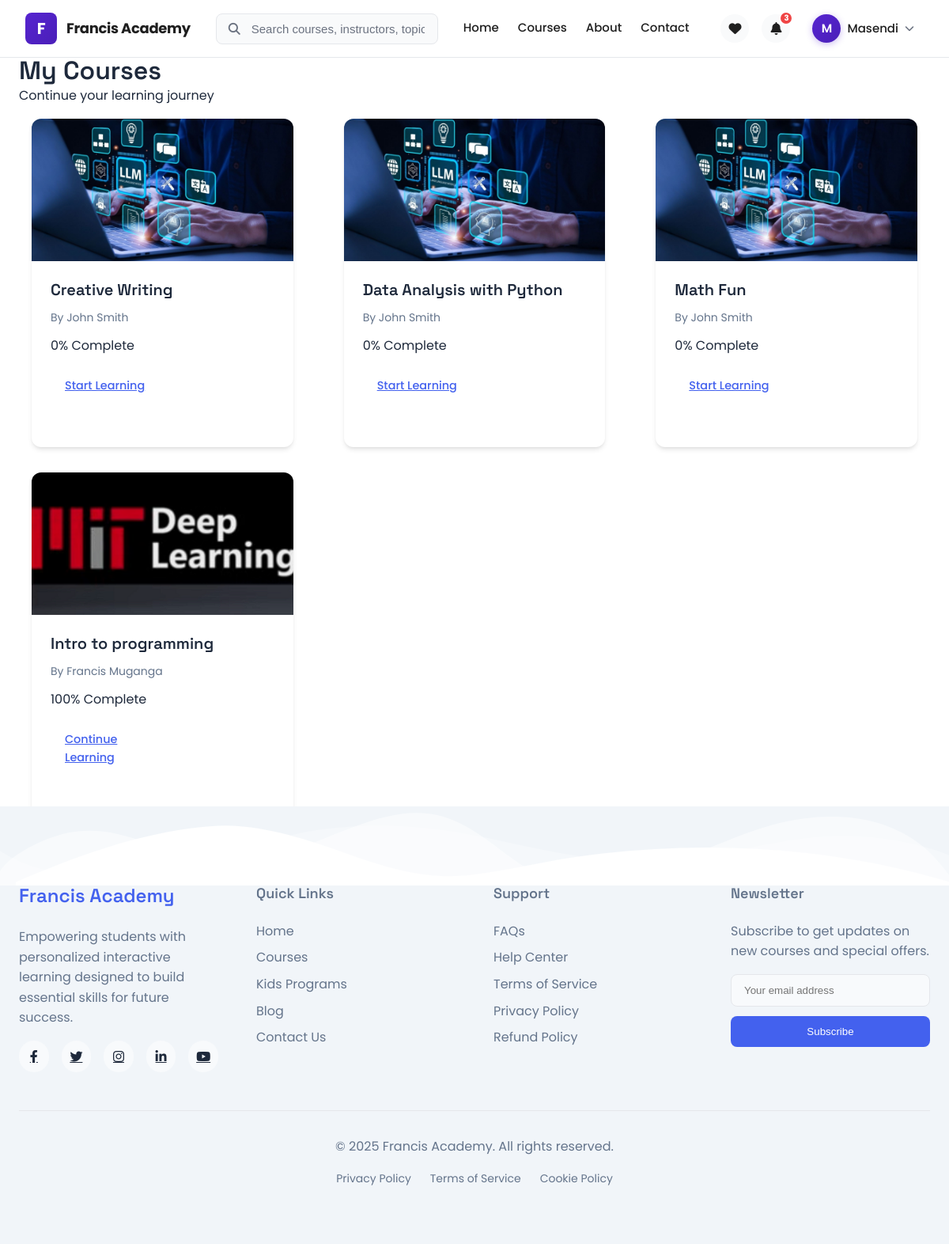
/courses/my-courses/ (signed in), run on the app's committed database.
### courses/models.py (models this page shows, shortened)
class Enrollment(models.Model):
    user = models.ForeignKey(User, on_delete=models.CASCADE, related_name='enrollments')
    course = models.ForeignKey(Course, on_delete=models.CASCADE, related_name='enrollments')
    enrolled_at = models.DateTimeField(auto_now_add=True)
    is_active = models.BooleanField(default=True)
    progress_percentage = models.PositiveIntegerField(default=0)
    completed_at = models.DateTimeField(blank=True, null=True)
    class Meta:
        unique_together = ['user', 'course']

class Course(models.Model):
    DIFFICULTY_CHOICES = [
        ('beginner', 'Beginner'),
        ('intermediate', 'Intermediate'),
        ('advanced', 'Advanced'),
    ]
    STATUS_CHOICES = [
        ('draft', 'Draft'),
        ('published', 'Published'),
        ('archived', 'Archived'),
    ]
    id = models.UUIDField(primary_key=True, default=uuid.uuid4, editable=False)
    title = models.CharField(max_length=200)
    slug = models.SlugField(max_length=200, unique=True, blank=True)
    description = models.TextField()
    short_description = models.CharField(max_length=300)
    category = models.ForeignKey(Category, on_delete=models.CASCADE, related_name='courses')
    instructor = models.ForeignKey(Instructor, on_delete=models.CASCADE, related_name='courses')
    thumbnail = models.ImageField(upload_to='course_thumbnails/')
    preview_video = models.URLField(blank=True, help_text="YouTube or Vimeo URL")
    price = models.DecimalField(max_digits=10, decimal_places=2)
    original_price = models.DecimalField(max_digits=10, decimal_places=2, blank=True, null=True)
    is_free = models.BooleanField(default=False)
    difficulty = models.CharField(max_length=20, choices=DIFFICULTY_CHOICES, default='beginner')
    duration_hours = models.PositiveIntegerField(help_text="Total course duration in hours")
    language = models.CharField(max_length=50, default='English')
    status = models.CharField(max_length=20, choices=STATUS_CHOICES, default='draft')
    is_featured = models.BooleanField(default=False)
    is_bestseller = models.BooleanField(default=False)
    meta_description = models.CharField(max_length=160, blank=True)
    keywords = models.CharField(max_length=200, blank=True)
    created_at = models.DateTimeField(auto_now_add=True)
    updated_at = models.DateTimeField(auto_now=True)
    published_at = models.DateTimeField(blank=True, null=True)
    class Meta:
        ordering = ['-created_at']
    def get_absolute_url(self):
        return reverse('courses:course_detail', kwargs={'slug': self.slug})

class Instructor(models.Model):
    user = models.OneToOneField(User, on_delete=models.CASCADE, related_name='instructor_profile')
    bio = models.TextField()
    profile_image = models.ImageField(upload_to='instructors/', blank=True, null=True)
    expertise = models.CharField(max_length=200)
    years_experience = models.PositiveIntegerField(default=0)
    linkedin_url = models.URLField(blank=True)
    twitter_url = models.URLField(blank=True)
    website_url = models.URLField(blank=True)
    is_verified = models.BooleanField(default=False)
    created_at = models.DateTimeField(auto_now_add=True)
    @property
    def full_name(self):
        return f"{self.user.first_name} {self.user.last_name}"

### courses/views.py (the view)
# urls.py: path('my-courses/', views.my_courses, name='my_courses'),
@login_required
def my_courses(request):
    enrollments = Enrollment.objects.filter(
        user=request.user,
        is_active=True
    ).select_related('course').order_by('-enrolled_at')
    return render(request, 'courses/my_courses.html', {
        'enrollments': enrollments
    })

### templates/courses/my_courses.html (shortened to what this page needs)
{% extends 'base.html' %}
{% load static %}
{% block content %}
    <div class="my-courses-container">
        <div class="container">
            <div class="page-header">
                <h1>My Courses</h1>
                <p>Continue your learning journey</p>
            </div>
            {% if enrollments %}
                <div class="courses-grid">
                    {% for enrollment in enrollments %}
                        <div class="course-card">
                            <div class="course-image">
                                {% if enrollment.course.thumbnail %}
                                    <img src="{{ enrollment.course.thumbnail.url }}" alt="{{ enrollment.course.title }}">
                                {% else %}
                                    <img src="{% static 'images/default-course.jpg' %}" alt="{{ enrollment.course.title }}">
                                {% endif %}
                            </div>
                            <div class="course-info">
                                <h3>{{ enrollment.course.title }}</h3>
                                <p class="instructor">By {{ enrollment.course.instructor.full_name }}</p>
                                <p class="progress-text">{{ enrollment.progress_percentage }}% Complete</p>
                                <div class="course-actions">
                                    <a href="{% url 'courses:course_learn' enrollment.course.slug %}" class="btn btn-primary">
                                        {% if enrollment.progress_percentage > 0 %}
                                            Continue Learning
                                        {% else %}
                                            Start Learning
                                        {% endif %}
                                    </a>
                                    <a href="{{ enrollment.course.get_absolute_url }}" class="btn btn-outline">
                                    </a>
                                </div>
                            </div>
                        </div>
                    {% endfor %}
                </div>
            {% endif %}
        </div>
    </div>
{% endblock %}

### templates/base.html (shortened to what this page needs)
{% load static %}
<!DOCTYPE html>
<html lang="en" data-theme="light">
<head>
    <link rel="stylesheet" href="https://cdnjs.cloudflare.com/ajax/libs/font-awesome/6.4.0/css/all.min.css">
    <link rel="stylesheet" href="https://unpkg.com/swiper@9/swiper-bundle.min.css">
    <link rel="stylesheet" href="{% static 'style.css' %}">
    <link rel="stylesheet" href="{% static 'css/header-modern.css' %}">
</head>
<body>
    <header class="header-modern">
        <div class="container-fluid">
            <div class="header-wrapper">
                <a href="{% url 'home' %}" class="logo-modern">
                    <div class="logo-icon-modern">F</div>
                    <span class="logo-text-modern">Francis Academy</span>
                </a>
                <div class="search-bar-modern">
                    <form method="GET" action="{% url 'courses:course_list' %}">
                        <i class="fas fa-search search-icon-modern"></i>
                        <input type="text" name="search" placeholder="Search courses, instructors, topics..." class="search-input-modern" value="{{ request.GET.search }}">
                    </form>
                </div>
                <nav class="nav-modern">
                    <a href="{% url 'home' %}" class="nav-link-modern {% if request.resolver_match.url_name == 'home' %}active{% endif %}">Home</a>
                    <a href="{% url 'courses:course_list' %}" class="nav-link-modern">Courses</a>
                    <a href="#" class="nav-link-modern">About</a>
                    <a href="#" class="nav-link-modern">Contact</a>
                    <div class="header-actions">
                        {% if user.is_authenticated %}
                            <a href="{% url 'courses:wishlist' %}" class="action-icon" title="Wishlist">
                                <i class="fas fa-heart"></i>
                            </a>
                            <div class="action-icon notification-icon" title="Notifications">
                                <i class="fas fa-bell"></i>
                                <span class="notification-badge">3</span>
                            </div>
                            <div class="user-menu-modern" onclick="toggleUserMenuModern()">
                                <div class="user-avatar-modern">{{ user.first_name.0|default:user.username.0|upper }}</div>
                                <span class="user-name-modern">{{ user.first_name|default:user.username }}</span>
                                <i class="fas fa-chevron-down dropdown-arrow"></i>
                            </div>
                        {% else %}
                            <a href="/admin/login/" class="btn-login-modern">Login</a>
                        {% endif %}
                    </div>
                </nav>
            </div>
        </div>
    </header>
    <main>
        {% block content %}{% endblock %}
    </main>
    <footer class="footer">
        <div class="container">
            <div class="footer-content">
                <div class="footer-about">
                    <h3>Francis Academy</h3>
                    <p>Empowering students with personalized interactive learning designed to build essential skills for future success.</p>
                    <div class="social-links">
                        <a href="#"><i class="fab fa-facebook-f"></i></a>
                        <a href="#"><i class="fab fa-twitter"></i></a>
                        <a href="#"><i class="fab fa-instagram"></i></a>
                        <a href="#"><i class="fab fa-linkedin-in"></i></a>
                        <a href="#"><i class="fab fa-youtube"></i></a>
                    </div>
                </div>
                <div class="footer-links">
                    <h4>Quick Links</h4>
                    <ul>
                        <li><a href="{% url 'home' %}">Home</a></li>
                        <li><a href="{% url 'courses:course_list' %}">Courses</a></li>
                        <li><a href="{% url 'courses:course_list' %}?category=kids">Kids Programs</a></li>
                        <li><a href="#">Blog</a></li>
                        <li><a href="#">Contact Us</a></li>
                    </ul>
                </div>
                <div class="footer-links">
                    <h4>Support</h4>
                    <ul>
                        <li><a href="#">FAQs</a></li>
                        <li><a href="#">Help Center</a></li>
                        <li><a href="#">Terms of Service</a></li>
                        <li><a href="#">Privacy Policy</a></li>
                        <li><a href="#">Refund Policy</a></li>
                    </ul>
                </div>
                <div class="footer-newsletter">
                    <h4>Newsletter</h4>
                    <p>Subscribe to get updates on new courses and special offers.</p>
                    <form>
                        <input type="email" placeholder="Your email address">
                        <button type="submit">Subscribe</button>
                    </form>
                </div>
            </div>
            <div class="footer-bottom">
                <p>&copy; 2025 Francis Academy. All rights reserved.</p>
                <div class="legal-links">
                    <a href="#">Privacy Policy</a>
                    <a href="#">Terms of Service</a>
                    <a href="#">Cookie Policy</a>
                </div>
            </div>
        </div>
    </footer>
</body>
</html>

### static/css/header-modern.css (style rules this page uses)
:root { --primary-purple: #5624d0; --primary-dark: #4a1fb8; --text-dark: #1f1f1f; --text-gray: #6b7280; --border-light: #e5e7eb; --bg-light: #f9fafb; }
.header-modern { position: fixed; top: 0; left: 0; right: 0; background: white; border-bottom: 1px solid var(--border-light); z-index: 1000; padding: 0.75rem 0; }
.container-fluid { max-width: 1400px; margin: 0 auto; padding: 0 2rem; }
.header-wrapper { display: flex; align-items: center; gap: 2rem; justify-content: space-between; }
.logo-modern { display: flex; align-items: center; gap: 0.75rem; text-decoration: none; flex-shrink: 0; }
.logo-icon-modern { width: 40px; height: 40px; background: linear-gradient(135deg, var(--primary-purple) 0%, var(--primary-dark) 100%); color: white; border-radius: 8px; display: flex; align-items: center; justify-content: center; font-size: 1.25rem; font-weight: 700; letter-spacing: -0.02em; }
.logo-text-modern { font-size: 1.125rem; font-weight: 700; color: var(--text-dark); letter-spacing: -0.02em; }
.search-bar-modern { flex: 1; max-width: 500px; margin: 0 auto; }
.search-bar-modern form { position: relative; width: 100%; }
.search-icon-modern { position: absolute; left: 1rem; top: 50%; transform: translateY(-50%); color: var(--text-gray); font-size: 0.9375rem; }
.search-input-modern { width: 100%; padding: 0.625rem 1rem 0.625rem 2.75rem; border: 1px solid var(--border-light); border-radius: 8px; font-size: 0.9375rem; background: var(--bg-light); transition: all 0.2s ease; }
.search-input-modern::placeholder { color: var(--text-gray); }
.nav-modern { display: flex; align-items: center; gap: 1.5rem; }
.nav-link-modern { font-size: 0.9375rem; font-weight: 500; color: var(--text-dark); text-decoration: none; padding: 0.5rem 0; border-bottom: 2px solid transparent; transition: all 0.2s ease; white-space: nowrap; }
.header-actions { display: flex; align-items: center; gap: 1rem; margin-left: 1rem; }
.action-icon { width: 36px; height: 36px; border-radius: 50%; background: var(--bg-light); display: flex; align-items: center; justify-content: center; color: var(--text-dark); cursor: pointer; transition: all 0.2s ease; position: relative; text-decoration: none; }
.notification-icon { position: relative; }
.notification-badge { position: absolute; top: -4px; right: -4px; background: #ef4444; color: white; font-size: 0.625rem; font-weight: 700; min-width: 18px; height: 18px; border-radius: 9px; display: flex; align-items: center; justify-content: center; padding: 0 4px; border: 2px solid white; }
.user-menu-modern { display: flex; align-items: center; gap: 0.5rem; padding: 0.375rem 0.75rem; border-radius: 8px; cursor: pointer; transition: all 0.2s ease; position: relative; }
.user-avatar-modern { width: 36px; height: 36px; border-radius: 50%; background: linear-gradient(135deg, var(--primary-purple) 0%, var(--primary-dark) 100%); color: white; display: flex; align-items: center; justify-content: center; font-size: 0.9375rem; font-weight: 600; box-shadow: 0 2px 8px rgba(86, 36, 208, 0.3); }
.user-name-modern { font-size: 0.9375rem; font-weight: 500; color: var(--text-dark); }
.dropdown-arrow { font-size: 0.75rem; color: var(--text-gray); transition: transform 0.2s ease; }
body { padding-top: 70px; }

### templates/base.html (style rules this page uses)
.course-actions { display: flex; gap: 0.5rem; margin-top: 1rem; }
.course-actions .btn { flex: 1; font-size: 0.9rem; padding: 0.5rem 1rem; }

### data on the page
Enrollment: course "Creative Writing", course.instructor.full_name "John Smith", progress_percentage "0", shows "Start Learning"
Enrollment: course "Data Analysis with Python", course.instructor.full_name "John Smith", progress_percentage "0", shows "Start Learning"
Enrollment: course "Math Fun", course.instructor.full_name "John Smith", progress_percentage "0", shows "Start Learning"
Enrollment: course.thumbnail (picture), course "Intro to programming", course.instructor.full_name "Francis Muganga", progress_percentage "100", shows "Continue Learning"

### other printed values
{{ user.first_name.0|default:user.username.0|upper }} "M"
{{ user.first_name|default:user.username }} "Masendi"
